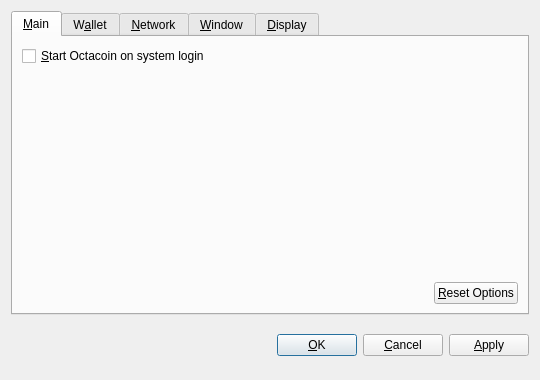
<?xml version="1.0" encoding="UTF-8"?>
<ui version="4.0">
 <class>OptionsDialog</class>
 <widget class="QDialog" name="OptionsDialog">
  <property name="geometry">
   <rect>
    <x>0</x>
    <y>0</y>
    <width>540</width>
    <height>380</height>
   </rect>
  </property>
  <property name="windowTitle">
   <string>Options</string>
  </property>
  <property name="modal">
   <bool>true</bool>
  </property>
  <layout class="QVBoxLayout" name="verticalLayout">
   <item>
    <widget class="QTabWidget" name="tabWidget">
     <property name="tabPosition">
      <enum>QTabWidget::North</enum>
     </property>
     <property name="currentIndex">
      <number>0</number>
     </property>
     <widget class="QWidget" name="tabMain">
      <attribute name="title">
       <string>&amp;Main</string>
      </attribute>
      <layout class="QVBoxLayout" name="verticalLayout_Main">
       <item>
        <widget class="QCheckBox" name="bitcoinAtStartup">
         <property name="toolTip">
          <string>Automatically start Octacoin after logging in to the system.</string>
         </property>
         <property name="text">
          <string>&amp;Start Octacoin on system login</string>
         </property>
        </widget>
       </item>
       <item>
        <spacer name="verticalSpacer_Main">
         <property name="orientation">
          <enum>Qt::Vertical</enum>
         </property>
         <property name="sizeHint" stdset="0">
          <size>
           <width>20</width>
           <height>40</height>
          </size>
         </property>
        </spacer>
       </item>
       <item>
        <layout class="QHBoxLayout" name="horizontalLayout_2_Main">
         <item>
          <spacer name="horizontalSpacer_2_Main">
           <property name="orientation">
            <enum>Qt::Horizontal</enum>
           </property>
           <property name="sizeHint" stdset="0">
            <size>
             <width>40</width>
             <height>20</height>
            </size>
           </property>
          </spacer>
         </item>
         <item>
          <widget class="QPushButton" name="resetButton">
           <property name="toolTip">
            <string>Reset all client options to default.</string>
           </property>
           <property name="text">
            <string>&amp;Reset Options</string>
           </property>
           <property name="autoDefault">
            <bool>false</bool>
           </property>
          </widget>
         </item>
        </layout>
       </item>
      </layout>
     </widget>
     <widget class="QWidget" name="tabWallet">
      <attribute name="title">
       <string>W&amp;allet</string>
      </attribute>
      <layout class="QVBoxLayout" name="verticalLayout_Network">
       <item>
        <widget class="QLabel" name="transactionFeeInfoLabel">
         <property name="text">
          <string>Optional transaction fee per kB that helps make sure your transactions are processed quickly. Most transactions are 1 kB.</string>
         </property>
         <property name="textFormat">
          <enum>Qt::PlainText</enum>
         </property>
         <property name="wordWrap">
          <bool>true</bool>
         </property>
        </widget>
       </item>
       <item>
        <layout class="QHBoxLayout" name="horizontalLayout_1_Main">
         <item>
          <widget class="QLabel" name="transactionFeeLabel">
           <property name="text">
            <string>Pay transaction &amp;fee</string>
           </property>
           <property name="textFormat">
            <enum>Qt::PlainText</enum>
           </property>
           <property name="buddy">
            <cstring>transactionFee</cstring>
           </property>
          </widget>
         </item>
         <item>
          <widget class="BitcoinAmountField" name="transactionFee"/>
         </item>
         <item>
          <spacer name="horizontalSpacer_1_Main">
           <property name="orientation">
            <enum>Qt::Horizontal</enum>
           </property>
           <property name="sizeHint" stdset="0">
            <size>
             <width>40</width>
             <height>20</height>
            </size>
           </property>
          </spacer>
         </item>
        </layout>
       </item>
       <item>
        <widget class="QLabel" name="label">
         <property name="text">
          <string>If you disable the spending of unconfirmed change, the change from a transaction cannot be used until that transaction has at least one confirmation. This also affects how your balance is computed.</string>
         </property>
         <property name="wordWrap">
          <bool>true</bool>
         </property>
        </widget>
       </item>
       <item>
        <widget class="QCheckBox" name="spendZeroConfChange">
         <property name="text">
          <string>Spend unconfirmed change  (experts only)</string>
         </property>
        </widget>
       </item>
       <item>
        <spacer name="verticalSpacer">
         <property name="orientation">
          <enum>Qt::Vertical</enum>
         </property>
         <property name="sizeHint" stdset="0">
          <size>
           <width>20</width>
           <height>40</height>
          </size>
         </property>
        </spacer>
       </item>
      </layout>
     </widget>
     <widget class="QWidget" name="tabNetwork">
      <attribute name="title">
       <string>&amp;Network</string>
      </attribute>
      <layout class="QVBoxLayout" name="verticalLayout_Network">
       <item>
        <widget class="QCheckBox" name="mapPortUpnp">
         <property name="toolTip">
          <string>Automatically open the Octacoin client port on the router. This only works when your router supports UPnP and it is enabled.</string>
         </property>
         <property name="text">
          <string>Map port using &amp;UPnP</string>
         </property>
        </widget>
       </item>
       <item>
        <widget class="QCheckBox" name="connectSocks">
         <property name="toolTip">
          <string>Connect to the Octacoin network through a SOCKS proxy (e.g. when connecting through Tor).</string>
         </property>
         <property name="text">
          <string>&amp;Connect through SOCKS proxy:</string>
         </property>
        </widget>
       </item>
       <item>
        <layout class="QHBoxLayout" name="horizontalLayout_Network">
         <item>
          <widget class="QLabel" name="proxyIpLabel">
           <property name="text">
            <string>Proxy &amp;IP:</string>
           </property>
           <property name="textFormat">
            <enum>Qt::PlainText</enum>
           </property>
           <property name="buddy">
            <cstring>proxyIp</cstring>
           </property>
          </widget>
         </item>
         <item>
          <widget class="QValidatedLineEdit" name="proxyIp">
           <property name="maximumSize">
            <size>
             <width>140</width>
             <height>16777215</height>
            </size>
           </property>
           <property name="toolTip">
            <string>IP address of the proxy (e.g. 127.0.0.1)</string>
           </property>
          </widget>
         </item>
         <item>
          <widget class="QLabel" name="proxyPortLabel">
           <property name="text">
            <string>&amp;Port:</string>
           </property>
           <property name="textFormat">
            <enum>Qt::PlainText</enum>
           </property>
           <property name="buddy">
            <cstring>proxyPort</cstring>
           </property>
          </widget>
         </item>
         <item>
          <widget class="QLineEdit" name="proxyPort">
           <property name="maximumSize">
            <size>
             <width>55</width>
             <height>16777215</height>
            </size>
           </property>
           <property name="toolTip">
            <string>Port of the proxy (e.g. 9050)</string>
           </property>
          </widget>
         </item>
         <item>
          <widget class="QLabel" name="socksVersionLabel">
           <property name="text">
            <string>SOCKS &amp;Version:</string>
           </property>
           <property name="textFormat">
            <enum>Qt::PlainText</enum>
           </property>
           <property name="buddy">
            <cstring>socksVersion</cstring>
           </property>
          </widget>
         </item>
         <item>
          <widget class="QValueComboBox" name="socksVersion">
           <property name="toolTip">
            <string>SOCKS version of the proxy (e.g. 5)</string>
           </property>
          </widget>
         </item>
         <item>
          <spacer name="horizontalSpacer_Network">
           <property name="orientation">
            <enum>Qt::Horizontal</enum>
           </property>
           <property name="sizeHint" stdset="0">
            <size>
             <width>40</width>
             <height>20</height>
            </size>
           </property>
          </spacer>
         </item>
        </layout>
       </item>
       <item>
        <spacer name="verticalSpacer_Network">
         <property name="orientation">
          <enum>Qt::Vertical</enum>
         </property>
         <property name="sizeHint" stdset="0">
          <size>
           <width>20</width>
           <height>40</height>
          </size>
         </property>
        </spacer>
       </item>
      </layout>
     </widget>
     <widget class="QWidget" name="tabWindow">
      <attribute name="title">
       <string>&amp;Window</string>
      </attribute>
      <layout class="QVBoxLayout" name="verticalLayout_Window">
       <item>
        <widget class="QCheckBox" name="minimizeToTray">
         <property name="toolTip">
          <string>Show only a tray icon after minimizing the window.</string>
         </property>
         <property name="text">
          <string>&amp;Minimize to the tray instead of the taskbar</string>
         </property>
        </widget>
       </item>
       <item>
        <widget class="QCheckBox" name="minimizeOnClose">
         <property name="toolTip">
          <string>Minimize instead of exit the application when the window is closed. When this option is enabled, the application will be closed only after selecting Quit in the menu.</string>
         </property>
         <property name="text">
          <string>M&amp;inimize on close</string>
         </property>
        </widget>
       </item>
       <item>
        <spacer name="verticalSpacer_Window">
         <property name="orientation">
          <enum>Qt::Vertical</enum>
         </property>
         <property name="sizeHint" stdset="0">
          <size>
           <width>20</width>
           <height>40</height>
          </size>
         </property>
        </spacer>
       </item>
      </layout>
     </widget>
     <widget class="QWidget" name="tabDisplay">
      <attribute name="title">
       <string>&amp;Display</string>
      </attribute>
      <layout class="QVBoxLayout" name="verticalLayout_Display">
       <item>
        <layout class="QHBoxLayout" name="horizontalLayout_1_Display">
         <item>
          <widget class="QLabel" name="langLabel">
           <property name="text">
            <string>User Interface &amp;language:</string>
           </property>
           <property name="textFormat">
            <enum>Qt::PlainText</enum>
           </property>
           <property name="buddy">
            <cstring>lang</cstring>
           </property>
          </widget>
         </item>
         <item>
          <widget class="QValueComboBox" name="lang">
           <property name="toolTip">
            <string>The user interface language can be set here. This setting will take effect after restarting Octacoin.</string>
           </property>
          </widget>
         </item>
        </layout>
       </item>
       <item>
        <layout class="QHBoxLayout" name="horizontalLayout_2_Display">
         <item>
          <widget class="QLabel" name="unitLabel">
           <property name="text">
            <string>&amp;Unit to show amounts in:</string>
           </property>
           <property name="textFormat">
            <enum>Qt::PlainText</enum>
           </property>
           <property name="buddy">
            <cstring>unit</cstring>
           </property>
          </widget>
         </item>
         <item>
          <widget class="QValueComboBox" name="unit">
           <property name="toolTip">
            <string>Choose the default subdivision unit to show in the interface and when sending coins.</string>
           </property>
          </widget>
         </item>
        </layout>
       </item>
       <item>
        <widget class="QCheckBox" name="displayAddresses">
         <property name="toolTip">
          <string>Whether to show Octacoin addresses in the transaction list or not.</string>
         </property>
         <property name="text">
          <string>&amp;Display addresses in transaction list</string>
         </property>
        </widget>
       </item>
       <item>
        <widget class="QCheckBox" name="coinControlFeatures">
         <property name="toolTip">
          <string>Whether to show coin control features or not.</string>
         </property>
         <property name="text">
          <string>Display coin &amp;control features (experts only!)</string>
         </property>
        </widget>
       </item>
       <item>
        <spacer name="verticalSpacer_Display">
         <property name="orientation">
          <enum>Qt::Vertical</enum>
         </property>
         <property name="sizeHint" stdset="0">
          <size>
           <width>20</width>
           <height>40</height>
          </size>
         </property>
        </spacer>
       </item>
      </layout>
     </widget>
    </widget>
   </item>
   <item>
    <layout class="QHBoxLayout" name="horizontalLayout_Buttons">
     <item>
      <spacer name="horizontalSpacer_1">
       <property name="orientation">
        <enum>Qt::Horizontal</enum>
       </property>
       <property name="sizeHint" stdset="0">
        <size>
         <width>40</width>
         <height>48</height>
        </size>
       </property>
      </spacer>
     </item>
     <item>
      <widget class="QLabel" name="statusLabel">
       <property name="font">
        <font>
         <weight>75</weight>
         <bold>true</bold>
        </font>
       </property>
       <property name="text">
        <string/>
       </property>
       <property name="textFormat">
        <enum>Qt::PlainText</enum>
       </property>
       <property name="wordWrap">
        <bool>true</bool>
       </property>
      </widget>
     </item>
     <item>
      <spacer name="horizontalSpacer_2">
       <property name="orientation">
        <enum>Qt::Horizontal</enum>
       </property>
       <property name="sizeHint" stdset="0">
        <size>
         <width>40</width>
         <height>48</height>
        </size>
       </property>
      </spacer>
     </item>
     <item>
      <widget class="QPushButton" name="okButton">
       <property name="text">
        <string>&amp;OK</string>
       </property>
      </widget>
     </item>
     <item>
      <widget class="QPushButton" name="cancelButton">
       <property name="text">
        <string>&amp;Cancel</string>
       </property>
       <property name="autoDefault">
        <bool>false</bool>
       </property>
      </widget>
     </item>
     <item>
      <widget class="QPushButton" name="applyButton">
       <property name="text">
        <string>&amp;Apply</string>
       </property>
       <property name="autoDefault">
        <bool>false</bool>
       </property>
      </widget>
     </item>
    </layout>
   </item>
  </layout>
 </widget>
 <customwidgets>
  <customwidget>
   <class>BitcoinAmountField</class>
   <extends>QSpinBox</extends>
   <header>bitcoinamountfield.h</header>
  </customwidget>
  <customwidget>
   <class>QValueComboBox</class>
   <extends>QComboBox</extends>
   <header>qvaluecombobox.h</header>
  </customwidget>
  <customwidget>
   <class>QValidatedLineEdit</class>
   <extends>QLineEdit</extends>
   <header>qvalidatedlineedit.h</header>
  </customwidget>
 </customwidgets>
 <resources/>
 <connections/>
</ui>
